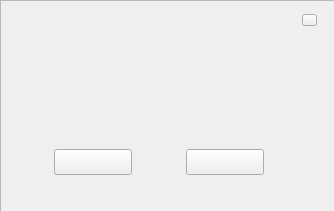
<?xml version="1.0" encoding="UTF-8"?>
<ui version="4.0">
 <class>tipdialog</class>
 <widget class="QWidget" name="tipdialog">
  <property name="geometry">
   <rect>
    <x>0</x>
    <y>0</y>
    <width>334</width>
    <height>211</height>
   </rect>
  </property>
  <property name="windowTitle">
   <string>tipdialog</string>
  </property>
  <property name="styleSheet">
   <string notr="true">#frame { 
	border-image: url(:/tipdialog/image/tipdialog/cd.png);
	}
#frame * { 
border-image:url(); 
}
</string>
  </property>
  <widget class="QLabel" name="textlable">
   <property name="geometry">
    <rect>
     <x>45</x>
     <y>55</y>
     <width>244</width>
     <height>70</height>
    </rect>
   </property>
   <property name="font">
    <font>
     <family>Microsoft YaHei UI</family>
     <pointsize>12</pointsize>
     <weight>75</weight>
     <italic>false</italic>
     <bold>true</bold>
    </font>
   </property>
   <property name="styleSheet">
    <string notr="true">font: 12pt &quot;Microsoft YaHei UI&quot;;
font:bold;</string>
   </property>
   <property name="text">
    <string/>
   </property>
   <property name="alignment">
    <set>Qt::AlignCenter</set>
   </property>
  </widget>
  <widget class="QFrame" name="frame">
   <property name="geometry">
    <rect>
     <x>0</x>
     <y>0</y>
     <width>382</width>
     <height>214</height>
    </rect>
   </property>
   <property name="styleSheet">
    <string notr="true"/>
   </property>
   <property name="frameShape">
    <enum>QFrame::StyledPanel</enum>
   </property>
   <property name="frameShadow">
    <enum>QFrame::Raised</enum>
   </property>
   <widget class="QPushButton" name="CloseButton">
    <property name="geometry">
     <rect>
      <x>302</x>
      <y>14</y>
      <width>15</width>
      <height>12</height>
     </rect>
    </property>
    <property name="styleSheet">
     <string notr="true">QPushButton{
	border-image: url(:/tipdialog/image/tipdialog/no2.png);
}
QPushButton:hover{
	border-image: url(:/tipdialog/image/tipdialog/no1.png);
}

/*QPushButton:pressed{
	border-image: url(:/通道选择/images/停止检测对话框/btn_close_down.png);
}*/
</string>
    </property>
    <property name="text">
     <string/>
    </property>
   </widget>
   <widget class="QPushButton" name="OKButton">
    <property name="geometry">
     <rect>
      <x>54</x>
      <y>149</y>
      <width>78</width>
      <height>26</height>
     </rect>
    </property>
    <property name="styleSheet">
     <string notr="true">QPushButton{
	
	border-image: url(:/tipdialog/image/tipdialog/yes_a.png);
}

QPushButton:hover{
   
	border-image: url(:/tipdialog/image/tipdialog/yes1.png);
}

/*QPushButton:pressed{
	border-image: url(:/通道选择/images/停止检测对话框/btn_sure_down.png);
}*/
</string>
    </property>
    <property name="text">
     <string/>
    </property>
   </widget>
   <widget class="QLabel" name="titilelabel">
    <property name="geometry">
     <rect>
      <x>125</x>
      <y>13</y>
      <width>84</width>
      <height>15</height>
     </rect>
    </property>
    <property name="styleSheet">
     <string notr="true">color: rgb(255, 255, 255);
font:bold;</string>
    </property>
    <property name="text">
     <string/>
    </property>
    <property name="alignment">
     <set>Qt::AlignCenter</set>
    </property>
   </widget>
   <widget class="QPushButton" name="CancelButton">
    <property name="geometry">
     <rect>
      <x>186</x>
      <y>149</y>
      <width>78</width>
      <height>26</height>
     </rect>
    </property>
    <property name="styleSheet">
     <string notr="true">QPushButton{
	
	
	border-image: url(:/tipdialog/image/tipdialog/cancel_a.png);
}

QPushButton:hover{
   
	border-image: url(:/tipdialog/image/tipdialog/cancel.png);
}
</string>
    </property>
    <property name="text">
     <string/>
    </property>
   </widget>
  </widget>
  <zorder>frame</zorder>
  <zorder>textlable</zorder>
 </widget>
 <layoutdefault spacing="6" margin="11"/>
 <tabstops>
  <tabstop>OKButton</tabstop>
  <tabstop>CancelButton</tabstop>
  <tabstop>CloseButton</tabstop>
 </tabstops>
 <resources>
  <include location="littlesun.qrc"/>
 </resources>
 <connections/>
 <slots>
  <slot>closeDialog()</slot>
 </slots>
</ui>
